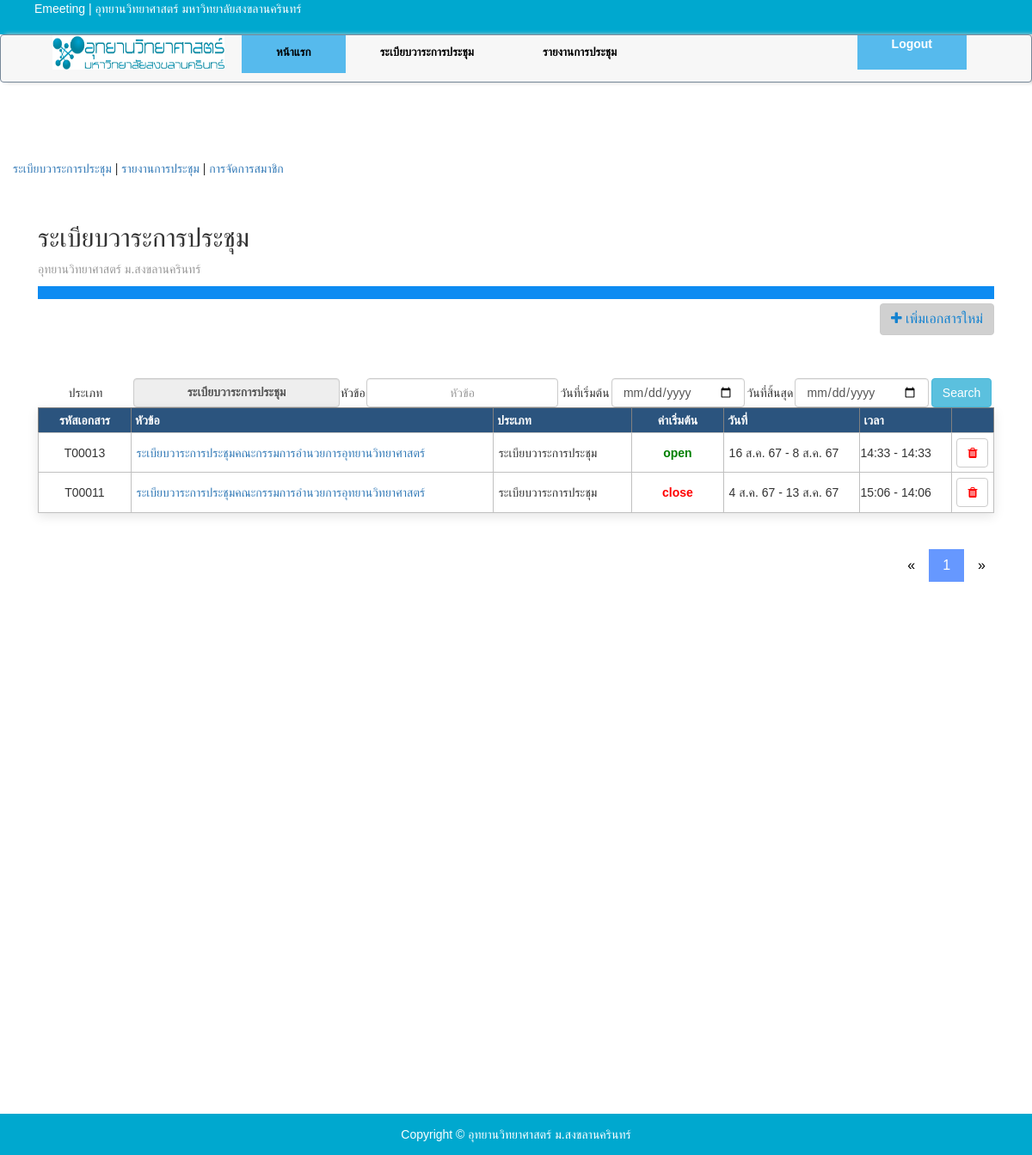
Page /index.php?controller=Agenda&action=index (signed in) on the committed database.
### tables this page shows
CREATE TABLE `meeting` (
  `id` int(11) NOT NULL,
  `code` varchar(30) NOT NULL,
  `topic` text NOT NULL,
  `doc_type` int(11) NOT NULL,
  `type` int(11) NOT NULL,
  `start_date` date NOT NULL,
  `time_start` text NOT NULL,
  `end_date` date NOT NULL,
  `time_end` text NOT NULL,
  `room` varchar(30) NOT NULL,
  `active` int(11) NOT NULL,
  `link` varchar(30) NOT NULL,
  `doctopic_text` text NOT NULL,
  `detail` text NOT NULL,
  `user` varchar(30) NOT NULL,
  `ip` varchar(30) NOT NULL,
  `created_at` datetime NOT NULL DEFAULT current_timestamp(),
  `updated_at` datetime NOT NULL DEFAULT current_timestamp()
);

### app/view.php (called while the page is built, shortened)
<?php
class view extends Base{
    private $render = FALSE;
    public  function __construct($template) {
       $file = './view/'.$template.'.php';
        if (file_exists($file)) {
                $this->render = $file;
            } else {
                echo ('Template '.$template.' not found!');
            }
    }
    public function __destruct() {
        include($this->render);
    }
}

### controller/AgendaController.php (called while the page is built, shortened)
<?php
require_once './app/Base.php';
class AgendaController extends Base {
    public function index() {
        $lists = Base::query("SELECT * FROM meeting where doc_type='1' order by start_date desc")
                ->limit(10)
                ->fetchAll();
        $link = Base::links();
        Redirect::view("Agenda/index", array("lists" => $lists, "link" => $link));
    }
}

### app/index.php (called while the page is built, shortened)
<?php
$route = new Route();
    if (isset($_GET['controller']) && isset($_GET['action'])) {
        $controller = $_GET['controller'];
        $action = $_GET['action'];
        $route->add($controller, $action);
    } else {
        $controller = 'Auth';
        $action = 'index';
        $route->add($controller, $action);
    }
$route->submit();

### index.php (called while the page is built)
<?php
require_once __DIR__.'/app/index.php';

### functions/function_getsession.php (called while the page is built, shortened)
<?php
function userid(){
    return $_SESSION["user_id"];
}
?>

### functions/function_privilege.php (called while the page is built)
<?php
require_once './app/Base.php';
function preview($userid,$prv,$bref) {
    $base = new Base();
    $doc = $base->query("select * from user_privilege where user_id='".$userid."' and bref_nm='".$bref."'")->one();
    if(!empty($doc)){
    if($doc["$prv"]==1){
    return true;
    }else{
    return false;
    }
    }
}
?>

### functions/function_reporttype.php (called while the page is built, shortened)
<?php
function report($type){
    switch ($type){
        case '1' : return "ระเบียบวาระการประชุม";
    }
}

### functions/function_date.php (called while the page is built, shortened)
<?php
function shortDateThai($date){
	$_month_name = array("01"=>"ม.ค.","02"=>"ก.พ.","03"=>"มี.ค.","04"=>"เม.ย.","05"=>"พ.ค.","06"=>"มิ.ย.","07"=>"ก.ค.","08"=>"ส.ค.","09"=>"ก.ย.","10"=>"ต.ค.","11"=>"พ.ย.","12"=>"ธ.ค.");
	$yy=substr($date,0,4);$mm=substr($date,5,2);$dd=substr($date,8,2);
	$yy+=543;
	$dateT=intval($dd)." ".$_month_name[$mm]." ".substr($yy,2,2);
	return $dateT;
	}
?>

### view/Agenda/index.php (the view, shortened to what this page needs)
<?php require_once './layouts/header_admin.php'; ?>
<div class="col-md-12 blog-main">
    <div class="blog-post" style="padding:1em;">
        <h2 class="blog-post-title">ระเบียบวาระการประชุม</h2>
        <p class="blog-post-meta" style="color:#999;">อุทยานวิทยาศาสตร์ ม.สงขลานครินทร์</p>
        <?php if ((isset($_SESSION["Auth"]) == true)) {
            if (preview(userid(), 'write', 'Agenda')) {
                ?>
                <div style="width:100%;margin-top:5px;">
                    <div class="btns">
                        <a class='btn btn-default' href="./index.php?controller=Agenda&action=create_agenda"><li class='fa fa-plus'></li> เพิ่มเอกสารใหม่</a>
                    </div>
                </div>
    <?php }
    } ?>
        <div  style='margin-top:50px;'>
            <form method="GET" action="./index.php">
                <table style='width:100%;text-align:center;'>
                    <tr>
                        <td style='width:10%;'>ประเภท</td>
                        <td style='text-align:center;'>
                            <b><input type='text' class='form-control' readonly value='ระเบียบวาระการประชุม' style='text-align:center;'></b>
                        </td>
                        <td>หัวข้อ</td>
                        <td><input type="text" class='form-control' style='text-align:center;' id="txttopic" name="txttopic" value='<?php echo (!empty($_GET["txttopic"]) ? $_GET["txttopic"] : ""); ?>' placeholder='หัวข้อ'></td>
                        <td> วันที่เริ่มต้น </td>
                        <td><input type="date" class='form-control' id="txtstartdate" name="txtstartdate" value='<?php echo (!empty($_GET["txtstartdate"]) ? $_GET["txtstartdate"] : ""); ?>'  placeholder='วันที่เริ่มต้น'></td>
                        <td> วันที่สิ้นสุด </td>
                        <td><input type="date" class='form-control' id="txtenddate" name="txtenddate" value='<?php echo (!empty($_GET["txtenddate"]) ? $_GET["txtenddate"] : ""); ?>' placeholder='วันที่สิ้นสุด'></td>
                        <td><input type="submit" class='btn btn-info' value='Search'></td>
                    </tr>
                </table>
            </form>
        </div>
        <table class="table_main" border="1">
            <tr class="header_blue">
                <th style="text-align:center;width:10%;">รหัสเอกสาร</th>
                <th style='width:40%;'>หัวข้อ</th>
                <th style='width:15%;'>ประเภท</th>
                <th style="text-align:center;width:10%;">ค่าเริ่มต้น</th>
                <th style='width:10%;'>วันที่</th>
                <th style='width:10%;'>เวลา</th>
                <th style='width:5%;'></th>
            </tr>
                <?php foreach ($lists as $list) { ?>
                    <?php if ($list["doc_type"] == '1') { ?>
                    <tr class='link_to' onclick="window.location = './index.php?controller=Agenda&action=edit_agenda&code=<?= $list["code"]; ?>'">
                    <?php } else if ($list["doc_type"] == '2') { ?>
                    <tr class='link_to' onclick="window.location = './index.php?controller=Report&action=edit_report&code=<?= $list["code"]; ?>'">
                        <?php } ?>
                    <td style="width:10%;text-align:center;"><?= $list["code"]; ?></td>
                    <td style="width:30%;">
                            <?php if ($list["doc_type"] == '1') { ?>
                            <a href="./index.php?controller=Agenda&action=edit_agenda&code=<?= $list["code"]; ?>">
                                <?php } else if ($list["doc_type"] == '2') { ?>
                                <a href="./index.php?controller=Report&action=edit_report&code=<?= $list["code"]; ?>">
    <?php } ?>
    <?php echo (!empty($list["topic"]) ? $list["topic"] : "--"); ?>
                            </a>
                    </td>
                    <td style="width:15%;">
                        <?= report($list["doc_type"]); ?>
                    </td>
                    <td style="width:10%;text-align:center;">
                        <?php
                        if ($list["active"] == '1') {
                            echo "<span style='color:green;'><b>open</b></span>";
                        } else {
                            echo "<span style='color:red;'><b>close</b></span>";
                        }
                        ?>
                    </td>
                    <td class="text_fit" style="width:15%;">
                        <?php
                        if ($list["start_date"] != $list["end_date"]) {
                            echo shortDateThai($list["start_date"]) . " - " . shortDateThai($list["end_date"]);
                        } else {
                            echo shortDateThai($list["start_date"]);
                        }
                        ?>
                    </td>
                    <td class="text_fit" style="width:10%;padding:0;"><?= substr($list["time_start"], 0, 5); ?> - <?= substr($list["time_end"], 0, 5); ?></td>
                    <td style="width:5%;text-align:center;">
                        <a class='btn btn-default' href="./index.php?controller=Agenda&action=delete_doc&code=<?= $list["code"]; ?>"><i style='color:red;' class="fa fa-trash" aria-hidden="true"></i></a>
                    </td>
                </tr>
<?php } ?>
        </table>
    </div>
    <div class="footer_index">
<?= $link; ?>
    </div>
</div>
<?php require_once './layouts/footer_admin.php'; ?>

### app/Route.php (shortened to what this page needs)
<?php
class Route
{
    private $_listUri = array();
    private $_listCall = array();
    public function add($uri, $function)
    {
        $this->_listUri[] = $uri;
        $this->_listCall[] = $function;
    }
    public function submit()
    {
        foreach ($this->_listUri as $listKey => $listUri) {
            $action = $this->_listCall[$listKey];
            $controllers = new $controller();
            $controllers->$action();
       }
    }
}

### assets/css/master.css (style rules this page uses)
body { background-image: linear-gradient( 96.5deg, rgba(39,103,187,1) 10.4%, rgba(16,72,144,1) 87.7% ); background: #fff; font-family: 'Kanit', sans-serif; width:100%; }
.tbl_index td,th { padding:1rem; font-family: 'Kanit', sans-serif; }
.tbl_detail td,th { padding:10px; font-family: 'Kanit', sans-serif; }
.tbl_create td,th { padding:0.5em; }
.tbl_login td,th { padding:0.3em; font-family: 'Kanit', sans-serif; }
.header_blue { background-color:#2B547E; color:white; }
.footer_index { margin: auto;width:100%;text-align:right;padding:0.5em;font-size:12pt; }
body { margin:0;font-family:Arial }
body { margin: 0; font-family: Arial, Helvetica, sans-serif; }
.table_main { box-shadow: rgba(0, 0, 0, 0.1) 0px 4px 12px; margin:auto;width:100%; padding:1em; }
.table_main td { padding:0.4em; width:100%; border:1px solid #C0C0C0; table-layout: fixed; font-family: 'Kanit', sans-serif; }
@media (min-width: 1025px) and (max-width: 1280px) { body { margin:0;font-family:Arial } }
.btns { border-top:15px solid #0d8bf2; text-align:right; padding-top:5px; }
.btns a { color:#1482D0; font-size:12pt; background-color:#D0D0D0; }

### assets/theme/css/master.css (style rules this page uses)
.tbl_create td,th { padding:0.5em; }
.tbl_login td,th { padding:0.3em; }
.header_blue { background-color:#2B547E; color:white; }
.btn-default { border:1px solid #ccc; }
.footer_index { margin: auto;width:100%;text-align:right;padding:0.5em;font-size:12pt; }
body { margin:0;font-family:Arial }
body { margin: 0; font-family: Arial, Helvetica, sans-serif; }

### layouts/header_admin.php (style rules this page uses)
body { font-family: "PSU-Stidti-Regular","PSU-Stidti-Light","PSU-Stidti-Bold",sans-serif; width: 100vw; height: 100vh; }
* { padding: 0; margin: 0; box-sizing: border-box; font-family: "PSU-Stidti-Regular","PSU-Stidti-Light","PSU-Stidti-Bold",sans-serif; }

### rows in the picture
meeting: code "T00013", topic "ระเบียบวาระการประชุมคณะกรรมการอำนวยการอุทยานวิทยาศาสตร์", doc_type "ระเบียบวาระการประชุม", active "open", start_date "16 ส.ค. 67", end_date "8 ส.ค. 67", time_start "14:33", time_end "14:33"
meeting: code "T00011", topic "ระเบียบวาระการประชุมคณะกรรมการอำนวยการอุทยานวิทยาศาสตร์", doc_type "ระเบียบวาระการประชุม", active "close", start_date "4 ส.ค. 67", end_date "13 ส.ค. 67", time_start "15:06", time_end "14:06"
